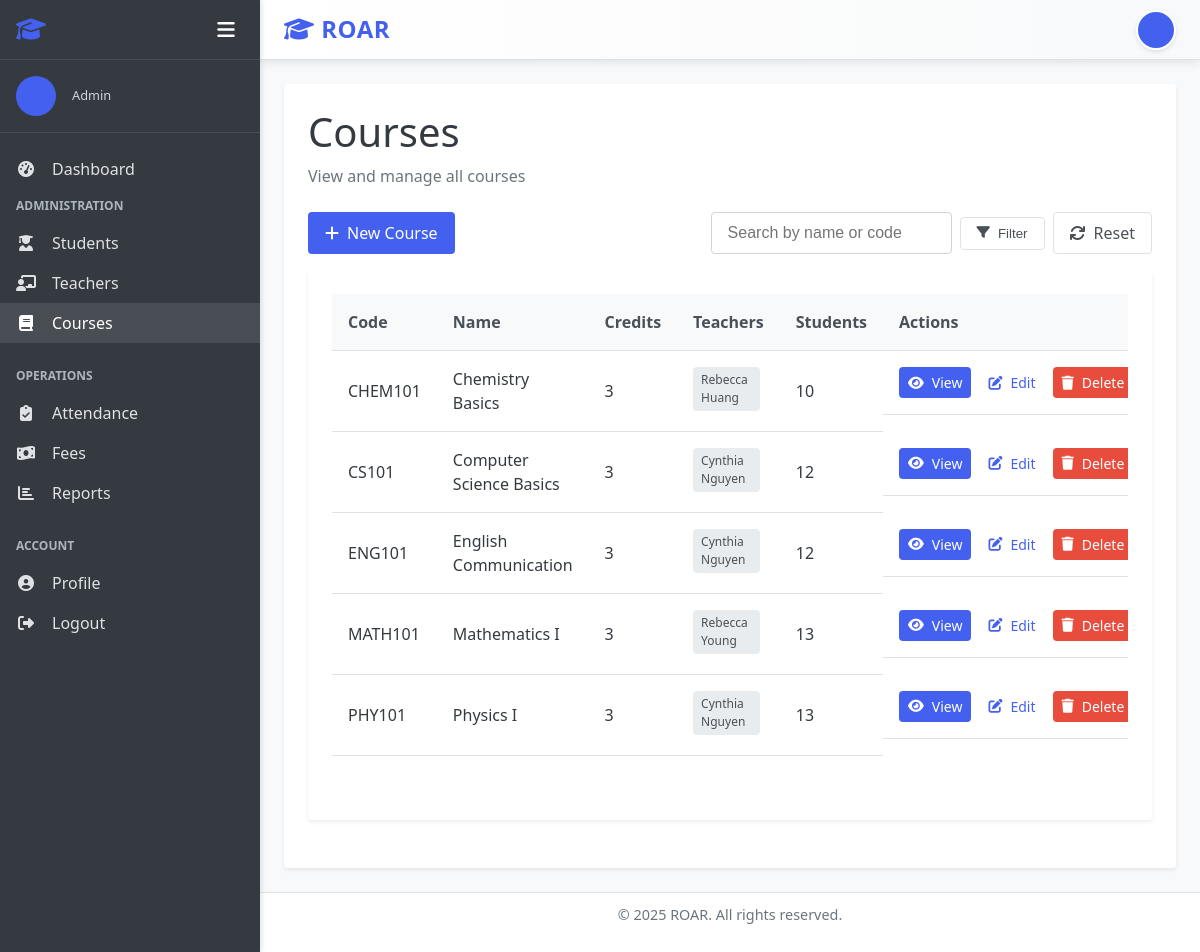
The page /courses/ (signed in) on the database its author committed.
### accounts/models.py (models this page shows, shortened)
class User(AbstractUser):
    USER_TYPE_CHOICES = (
        ('admin', 'Admin'),
        ('teacher', 'Teacher'),
        ('student', 'Student'),
    )
    user_type = models.CharField(max_length=10, choices=USER_TYPE_CHOICES, default='student')
    profile_pic = models.ImageField(upload_to='profile_pics/', null=True, blank=True)
    address = models.TextField(null=True, blank=True)
    mobile = models.CharField(max_length=15, null=True, blank=True)
    @property
    def is_admin(self):
        return self.user_type == 'admin'
    @property
    def is_teacher(self):
        return self.user_type == 'teacher'
    @property
    def is_student(self):
        return self.user_type == 'student'

### courses/models.py (models this page shows, shortened)
class Course(models.Model):
    name = models.CharField(max_length=100)
    code = models.CharField(max_length=20, unique=True)
    description = models.TextField(null=True, blank=True)
    credits = models.PositiveIntegerField(default=3)
    teachers = models.ManyToManyField(Teacher, related_name='courses')
    created_at = models.DateTimeField(auto_now_add=True)
    updated_at = models.DateTimeField(auto_now=True)
    class Meta:
        ordering = ['name']

### teachers/models.py (models this page shows, shortened)
class Teacher(models.Model):
    user = models.OneToOneField(User, on_delete=models.CASCADE, related_name='teacher_profile')
    teacher_id = models.CharField(max_length=20, unique=True)
    date_of_birth = models.DateField(null=True, blank=True)
    gender = models.CharField(max_length=10, choices=(('male', 'Male'), ('female', 'Female'), ('other', 'Other')))
    qualification = models.CharField(max_length=100, null=True, blank=True)
    experience = models.PositiveIntegerField(default=0, help_text='Experience in years')
    date_joined = models.DateField(auto_now_add=True)
    salary = models.DecimalField(max_digits=10, decimal_places=2, null=True, blank=True)
    class Meta:
        ordering = ['user__first_name', 'user__last_name']

### courses/views.py (the view)
# urls.py: path('', views.CourseListView.as_view(), name='course_list'),
class CourseListView(LoginRequiredMixin, ListView):
    model = Course
    template_name = 'courses/course_list.html'
    context_object_name = 'courses'
    paginate_by = 10

### templates/courses/course_list.html (shortened to what this page needs)
{% extends "base.html" %}
{% block content %}
<div class="dashboard-header">
    <h1>Courses</h1>
    <p>View and manage all courses</p>
</div>
<div class="action-bar">
    <div class="action-buttons">
        {% if user.is_admin %}
        <a href="{% url 'course_create' %}" class="btn btn-primary">
            <i class="fas fa-plus"></i> New Course
        </a>
        {% endif %}
    </div>
    <div class="filter-section">
        <form method="get" class="filter-form">
            <div class="form-group">
                <input type="text" name="search" placeholder="Search by name or code" class="form-control" value="{{ request.GET.search }}">
            </div>
            <button type="submit" class="btn btn-outline">
                <i class="fas fa-filter"></i> Filter
            </button>
            <a href="{% url 'course_list' %}" class="btn btn-outline">
                <i class="fas fa-sync"></i> Reset
            </a>
        </form>
    </div>
</div>
<div class="card">
    <div class="card-body">
        {% if courses %}
        <div class="table-container">
            <table class="table">
                <thead>
                    <tr>
                        <th>Code</th>
                        <th>Name</th>
                        <th>Credits</th>
                        <th>Teachers</th>
                        <th>Students</th>
                        <th>Actions</th>
                    </tr>
                </thead>
                <tbody>
                    {% for course in courses %}
                    <tr>
                        <td>{{ course.code }}</td>
                        <td>{{ course.name }}</td>
                        <td>{{ course.credits }}</td>
                        <td>
                            {% for teacher in course.teachers.all %}
                            <span class="teacher-badge">{{ teacher.user.get_full_name }}</span>
                            {% empty %}
                            <span class="text-muted">None</span>
                            {% endfor %}
                        </td>
                        <td>{{ course.enrollments.count }}</td>
                        <td class="table-actions">
                            <a href="{% url 'course_detail' course.id %}" class="btn btn-sm btn-primary">
                                <i class="fas fa-eye"></i> View
                            </a>
                            {% if user.is_admin %}
                            <a href="{% url 'course_update' course.id %}" class="btn btn-sm btn-warning">
                                <i class="fas fa-edit"></i> Edit
                            </a>
                            <a href="{% url 'course_delete' course.id %}" class="btn btn-sm btn-danger">
                                <i class="fas fa-trash"></i> Delete
                            </a>
                            {% endif %}
                        </td>
                    </tr>
                    {% endfor %}
                </tbody>
            </table>
        </div>
        {% endif %}
    </div>
</div>
{% endblock %}

### templates/base.html (shortened to what this page needs)
<!DOCTYPE html>
<html lang="en">
<head>
    <link rel="stylesheet" href="/static/css/style.css">
    <link rel="stylesheet" href="https://cdnjs.cloudflare.com/ajax/libs/font-awesome/6.4.0/css/all.min.css">
</head>
<body>
    <div class="app-container {% if not user.is_authenticated %}auth-page{% endif %}">
        {% if user.is_authenticated %}
        <aside class="sidebar">
            <div class="sidebar-header">
                <h2><i class="fas fa-graduation-cap"></i> </h2>
                <div class="sidebar-controls">
                    <button class="sidebar-toggle" id="sidebarToggle">
                        <i class="fas fa-bars"></i>
                    </button>
                </div>
            </div>
            <div class="sidebar-user">
                {% if user.profile_pic %}
                    <img src="{{ user.profile_pic.url }}" alt="{{ user.get_full_name }}" class="user-avatar">
                {% else %}
                    <div class="user-avatar-placeholder">
                    </div>
                {% endif %}
                <div class="user-info">
                    <p class="user-role">{{ user.get_user_type_display }}</p>
                </div>
            </div>
            <nav class="sidebar-nav">
                <ul>
                    <li><a href="{% url 'dashboard' %}" class="{% if request.path == '/' %}active{% endif %}">
                        <i class="fas fa-tachometer-alt"></i> <span class="menu-text">Dashboard</span>
                    </a></li>
                    {% if user.is_admin %}
                    <li class="nav-section">
                        <span class="nav-section-title">Administration</span>
                        <ul>
                            <li><a href="{% url 'student_list' %}" class="{% if '/students/' in request.path %}active{% endif %}">
                                <i class="fas fa-user-graduate"></i> <span class="menu-text">Students</span>
                            </a></li>
                            <li><a href="{% url 'teacher_list' %}" class="{% if '/teachers/' in request.path %}active{% endif %}">
                                <i class="fas fa-chalkboard-teacher"></i> <span class="menu-text">Teachers</span>
                            </a></li>
                            <li><a href="{% url 'course_list' %}" class="{% if '/courses/' in request.path %}active{% endif %}">
                                <i class="fas fa-book"></i> <span class="menu-text">Courses</span>
                            </a></li>
                        </ul>
                    </li>
                    <li class="nav-section">
                        <span class="nav-section-title">Operations</span>
                        <ul>
                            <li><a href="{% url 'attendance_record_list' %}" class="{% if '/attendance/' in request.path %}active{% endif %}">
                                <i class="fas fa-clipboard-check"></i> <span class="menu-text">Attendance</span>
                            </a></li>
                            <li><a href="{% url 'fee_invoice_list' %}" class="{% if '/fees/' in request.path %}active{% endif %}">
                                <i class="fas fa-money-bill-wave"></i> <span class="menu-text">Fees</span>
                            </a></li>
                            <li><a href="{% url 'report_dashboard' %}" class="{% if '/reports/' in request.path %}active{% endif %}">
                                <i class="fas fa-chart-bar"></i> <span class="menu-text">Reports</span>
                            </a></li>
                        </ul>
                    </li>
                    {% endif %}
                    <li class="nav-section">
                        <span class="nav-section-title">Account</span>
                        <ul>
                            <li><a href="{% url 'profile' %}">
                                <i class="fas fa-user-circle"></i> <span class="menu-text">Profile</span>
                            </a></li>
                            <li><a href="{% url 'logout' %}">
                                <i class="fas fa-sign-out-alt"></i> <span class="menu-text">Logout</span>
                            </a></li>
                        </ul>
                    </li>
                </ul>
            </nav>
        </aside>
        {% endif %}
        <main class="main-content {% if not user.is_authenticated %}auth-main{% endif %}">
            {% if user.is_authenticated %}
            <header class="main-header">
                <div class="header-left">
                    <h1><i class="fas fa-graduation-cap"></i> ROAR</h1>
                </div>
                <div class="header-right">
                    <div class="header-user">
                        <a href="{% url 'profile' %}" class="user-profile-link">
                            {% if user.profile_pic %}
                            <img src="{{ user.profile_pic.url }}" alt="{{ user.get_full_name }}" class="user-avatar-small">
                            {% else %}
                            <div class="user-avatar-small-placeholder">
                            </div>
                            {% endif %}
                        </a>
                    </div>
                </div>
            </header>
            {% endif %}
            <div class="content-wrapper">
                <div class="content">
                    {% block content %}{% endblock %}
                </div>
            </div>
            <footer class="main-footer">
                <p>&copy; {% now "Y" %} ROAR. All rights reserved.</p>
            </footer>
        </main>
    </div>
</body>
</html>

### templates/courses/course_list.html (style rules this page uses)
.action-bar { display: flex; justify-content: space-between; align-items: center; margin-bottom: var(--spacing-md); flex-wrap: wrap; gap: var(--spacing-md); }
.filter-form { display: flex; gap: 0.5rem; align-items: center; flex-wrap: wrap; }
.filter-form .form-group { margin-bottom: 0; }
.filter-form .form-control { width: auto; display: inline-block; }
.teacher-badge { display: inline-block; background-color: var(--gray-200); color: var(--gray-700); padding: 0.25rem 0.5rem; border-radius: 0.25rem; font-size: 0.75rem; margin-right: 0.25rem; margin-bottom: 0.25rem; }
.table-actions { white-space: nowrap; }

### rows shown on the page
User: user_type "Admin"
Course: code "CHEM101", name "Chemistry Basics", credits "3", enrollments.count "10"
Teacher: user.get_full_name "Rebecca Huang"
Course: code "CS101", name "Computer Science Basics", credits "3", enrollments.count "12"
Teacher: user.get_full_name "Cynthia Nguyen"
Course: code "ENG101", name "English Communication", credits "3", enrollments.count "12"
Course: code "MATH101", name "Mathematics I", credits "3", enrollments.count "13"
Teacher: user.get_full_name "Rebecca Young"
Course: code "PHY101", name "Physics I", credits "3", enrollments.count "13"
